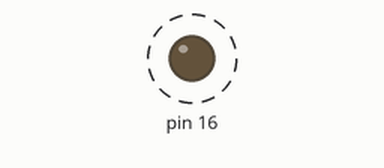
This sketch was run on a simulated Arduino Uno, built with avr-gcc and run on an emulated ATmega328P. On the bench: output pins drawn as LEDs (lit = HIGH). Dashed ring = blinking. What the sketch prints to the serial monitor is not drawn.

Above: at 1.2 s.
Timing chart, 0 to 4.0 s (numbered marks = the images above):
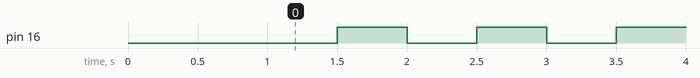

Measured:
- by itself, pin 16: alternates HIGH for 0.50 s and LOW for 0.50 s

The sketch:

Naloga1.ino
```cpp
void setup() { //izvede se samo enkrat
  pinMode(16,OUTPUT);
  Serial.begin(9600);
  //pocakamo da se vse incializira
  delay(1000);
  Serial.println("Led pozdrav 01");
}

void loop() { //izvaja se ves cas
  //vklopimo LED diodo
  digitalWrite(16,LOW);
  Serial.println("VKLOP");
  //zakasnitev 0,5 sekunde
  delay(500);
  //izklopimo LED diodo
  digitalWrite(16,HIGH);
  Serial.println("IZKLOP");
  //zakasnitev 0,5 sekunde
  delay(500);
}
```
